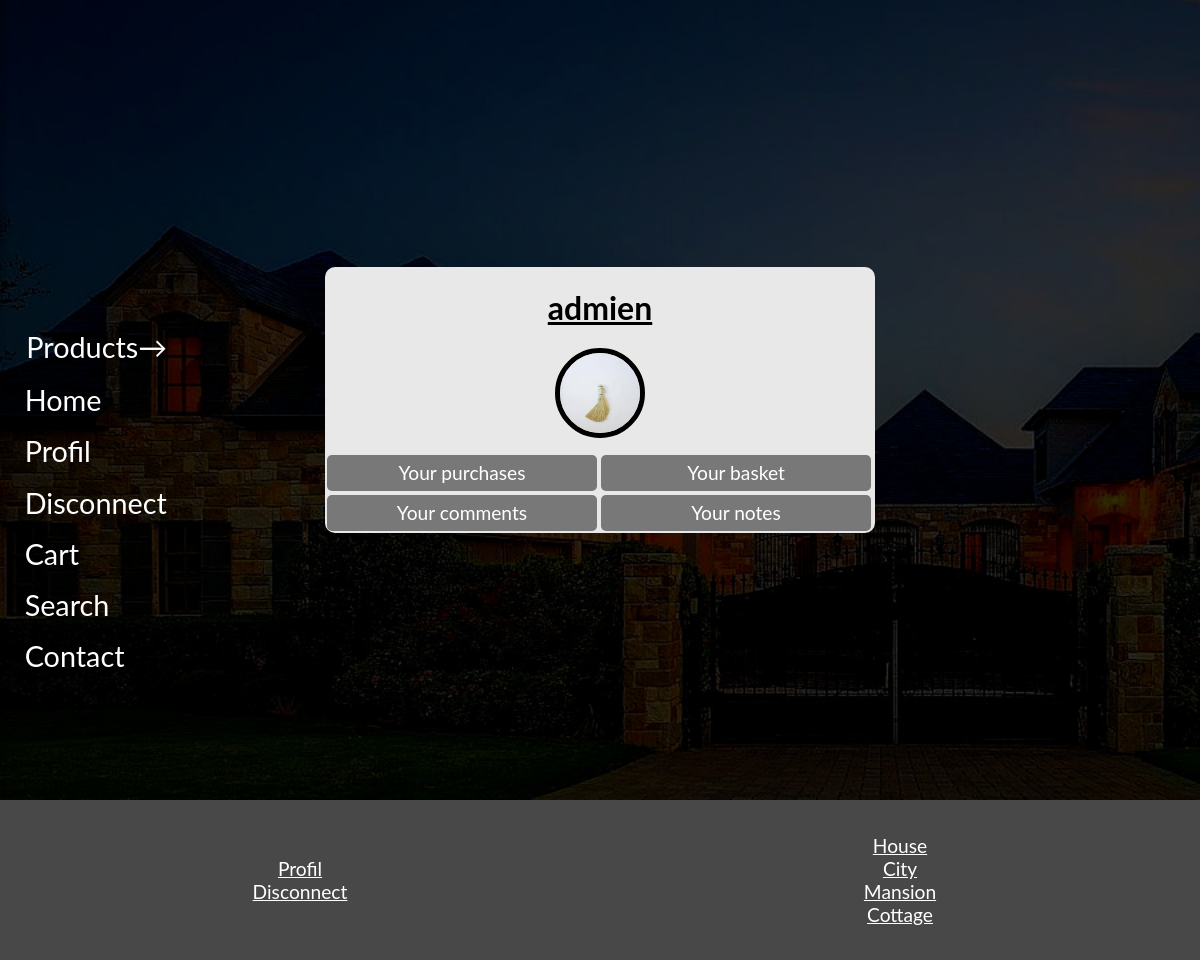
Page /profil.php (signed in) on the committed database.
### tables this page shows
CREATE TABLE IF NOT EXISTS `users` (
  `id` int(11) NOT NULL AUTO_INCREMENT,
  `name` varchar(255) NOT NULL,
  `email` varchar(255) NOT NULL,
  `password` varchar(255) NOT NULL,
  `avatar` varchar(255) NOT NULL,
  PRIMARY KEY (`id`)
);

CREATE TABLE IF NOT EXISTS `category` (
  `id` int(11) NOT NULL AUTO_INCREMENT,
  `name` text NOT NULL,
  PRIMARY KEY (`id`)
);

### profil.php (the view, shortened to what this page needs)
<DOCTYPEtml>
<html lang='en'>
	<head>
		<link rel='stylesheet' type='text/css' href="CSS/stylesheet.css" />
		<link rel="stylesheet" type="text/css" href="CSS/boot.css"/>
	</head>
	<body id='inscription-body'>
		<header>
			<?php
				include("header.php");
				$usr = $stmt->query("SELECT * FROM users WHERE id =".$_SESSION["id"])->fetch(PDO::FETCH_ASSOC);
			?>
		</header>
		<main class='flexr just-center align-center'>
			<div id='profil-container' class='flexc just-around'>
				<h1 class='center'><u><?=$usr["name"]?></u></h1>
				<img src='Media/Images/Avatars/<?=$usr["avatar"]?>' id='profil-image'/>
				<span id='profil-data' class='flexr wrap'>
					<a href='profil.php?show=bought'>Your purchases</a>
					<a href='profil.php?show=basket'>Your basket</a>
					<a href='profil.php?show=comments'>Your comments</a>
					<a href='profil.php?show=note'>Your notes</a>
				</span>
			</div>
		</main>
		<footer>
			<?php include("footer.php") ?>
		</footer>
	</body>
</html>

### footer.php (shortened to what this page needs)
<?php
	$stmt = new PDO("mysql:host=localhost;dbname=boutique","root","");
	$category = $stmt->query("SELECT * FROM category")->fetchAll(PDO::FETCH_ASSOC);
?>
<?php if(isset($_SESSION["id"])) { ?>
	<div class='footer-container'>		<a href='profil.php'>Profil</a>		<a href='index.php?deco=true'>Disconnect</a>		</div>
<?php } ?>
	<div class='footer-container'>
		<?php
			foreach($category as $cat)
			{
				echo "<a href='product.php?category=".$cat["id"]."'>".$cat["name"]."</a>";
			}
		?>
	</div>

### CSS/stylesheet.css (style rules this page uses)
body { font-family:lato; margin:0; padding:0; display:flex; flex-direction:column; justify-content:center; background-color:#484848; min-height:100vh; }
#inscription-body { background-image:url('../Media/Images/mansion.jpg'); background-size:cover; }
header { position:fixed; top:20em; left:1em; }
main { min-height:100vh; }
#profil-container { background-color:#E8E8E8; border-radius:10px; min-width:400px; max-width:550px; }
#profil-image { width:5em; border-radius:50%; align-self:center; border:5px solid black; margin-bottom:15px; }
#profil-data { min-height:80px; max-width:550px; min-width:400px; width:550px; }
#profil-data a { color:white; text-decoration:none; font-size:1.2em; background:#787878; padding:0.3em; border-radius:5px; width:47%; text-align:center; margin:2px; transition:background 0.2s ease; }
footer { display:flex; justify-content:space-evenly; height:10em; background:#484848; }
.footer-container { width:80%; font-size:1.2em; color:white; text-align:center; display:flex; flex-direction:column; align-self:center; }
footer a { color:white; transition:font-size 0.2s ease; }

### CSS/boot.css (style rules this page uses)
.flexc { display:flex; flex-direction:column; }
.flexr { display:flex; flex-direction:row; }
.align-center { align-items:center; }
.center { align-self:center; }
.just-center { justify-content:center; }
.just-around { justify-content:flex-around; }
.wrap { flex-wrap:wrap; }

### rows in the picture
users: name "admien", avatar (placeholder picture)
category: name "House"
category: name "City"
category: name "Mansion"
category: name "Cottage"
